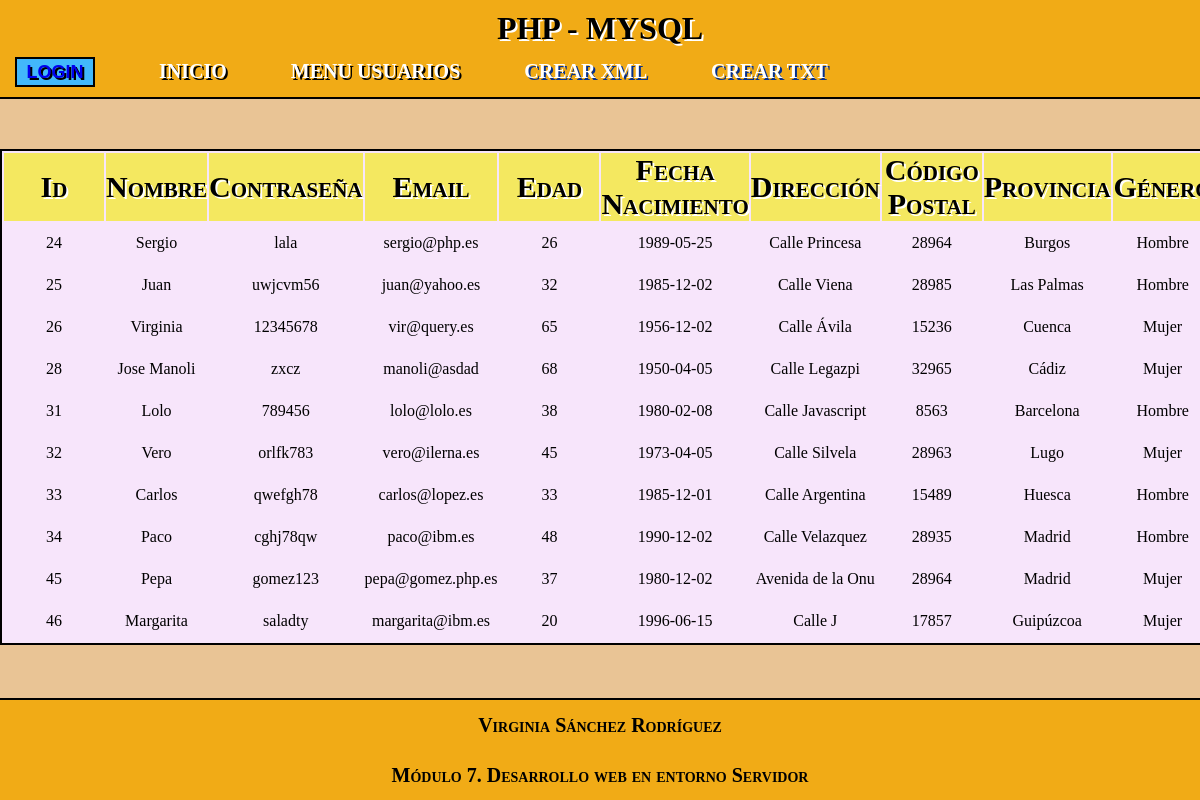
/menuUsuarios.php, run on an earlier commit of the app's database.
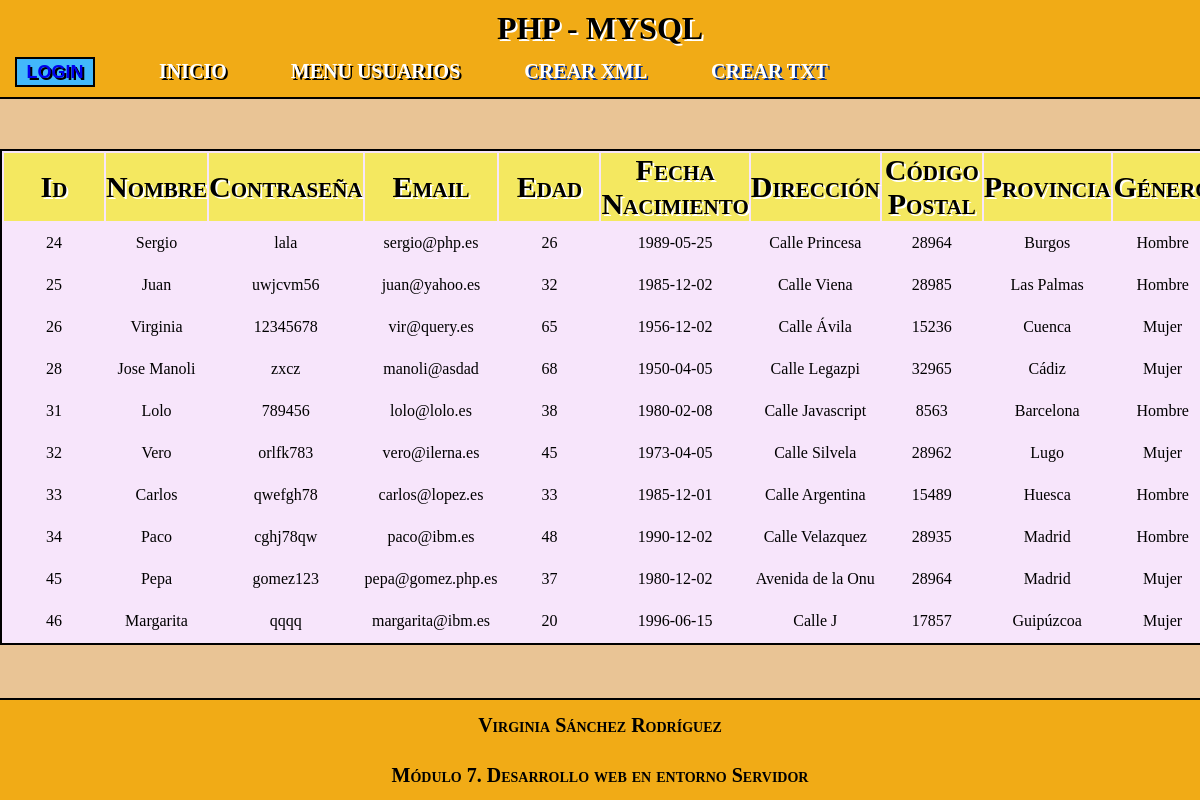
And on a later commit of the database.
### tables this page shows
CREATE TABLE `usuarios` (
  `Id` int(11) NOT NULL,
  `Nombre` varchar(30) DEFAULT NULL,
  `Contrasena` varchar(8) NOT NULL,
  `Email` varchar(30) NOT NULL,
  `Edad` int(11) DEFAULT NULL,
  `FechaNacimiento` date DEFAULT NULL,
  `Direccion` varchar(100) DEFAULT NULL,
  `CodigoPostal` int(11) DEFAULT NULL,
  `Provincia` varchar(30) DEFAULT NULL,
  `Genero` varchar(10) DEFAULT NULL,
  `titulo` varchar(25) DEFAULT 'PAC Servidor',
  `colorCabecera` varchar(7) NOT NULL DEFAULT '#F1AB16',
  `colorBody` varchar(7) NOT NULL DEFAULT '#E9C495',
  `colorPie` varchar(7) NOT NULL DEFAULT '#F1AB16'
);

### menuUsuarios.php (the view, shortened to what this page needs)
<?php
	include 'cabecera.php';
?>
<table>
	<tr>
	    <th>Id</th>
	    <th>Nombre</th>
	    <th>Contraseña</th>
	    <th>Email</th>
	    <th>Edad</th>
	    <th>Fecha Nacimiento</th>
	    <th>Dirección</th>
	    <th>Código Postal</th>
	    <th>Provincia</th>
	    <th>Género</th>
	</tr>
<?php
	include 'conexion.php';
	$query = "SELECT * FROM usuarios";
	$registrosPorPagina = 10;
	if(isset($_GET['pagina'])){
		if ($_GET['pagina'] == 1){
			header ("Location:menuUsuarios.php");
		}
		else {
			$pagina = $_GET['pagina'];
		}
	}
	else {
		$pagina = 1;
	}
	$primerRegistro = ($pagina-1)*$registrosPorPagina;
	$resultado = $conexion->query($query);
	$registros = $resultado->fetchAll (PDO::FETCH_OBJ);
	$numeroRegistros = count($registros);
	$numeroPaginas = ceil($numeroRegistros/$registrosPorPagina);
	$queryLimite = "SELECT * FROM usuarios LIMIT $primerRegistro,$registrosPorPagina";
	$resultadoLimite = $conexion->query($queryLimite);
	$registrosLimite = $resultadoLimite->fetchAll (PDO::FETCH_OBJ);
	foreach($registrosLimite as $usuario):
?>
<tr>
	<td> <?php echo $usuario->Id?> </td>
	<td> <?php echo $usuario->Nombre?> </td>
	<td> <?php echo $usuario->Contrasena?> </td>
	<td> <?php echo $usuario->Email?> </td>
	<td> <?php echo $usuario->Edad?> </td>
	<td> <?php echo $usuario->FechaNacimiento?> </td>
	<td> <?php echo $usuario->Direccion?> </td>
	<td> <?php echo $usuario->CodigoPostal?> </td>
	<td> <?php echo $usuario->Provincia?> </td>
	<td> <?php echo $usuario->Genero?> </td>
</tr>
<?php
	endforeach;
?>
</table>
<div id="paginacion">
	<a href="menuUsuarios.php?pagina=<?php	if ($pagina != 1) {echo $pagina-1;} else {echo '1';}?>"><img src="images/backward2.png" alt="Anterior"></a>
	<?php
		for ($i = 1; $i <= $numeroPaginas; $i++) {
			echo "<a href='?pagina=" . $i . "'>" . $i . "</a> ";
		}
	?>
	<a href="menuUsuarios.php?pagina=<?php	if ($pagina != $numeroPaginas) {echo $pagina+1;} else {echo $numeroPaginas;}  ?>"><img src="images/forward3.png" alt="Posterior"></a>
</div>
<?php
	include 'pie.php';
?>

What changed in the data, as far as the page shows it:
changed usuarios "Vero": CodigoPostal "28963" → "28962"
changed usuarios "Margarita": Contrasena "saladty" → "qqqq"
